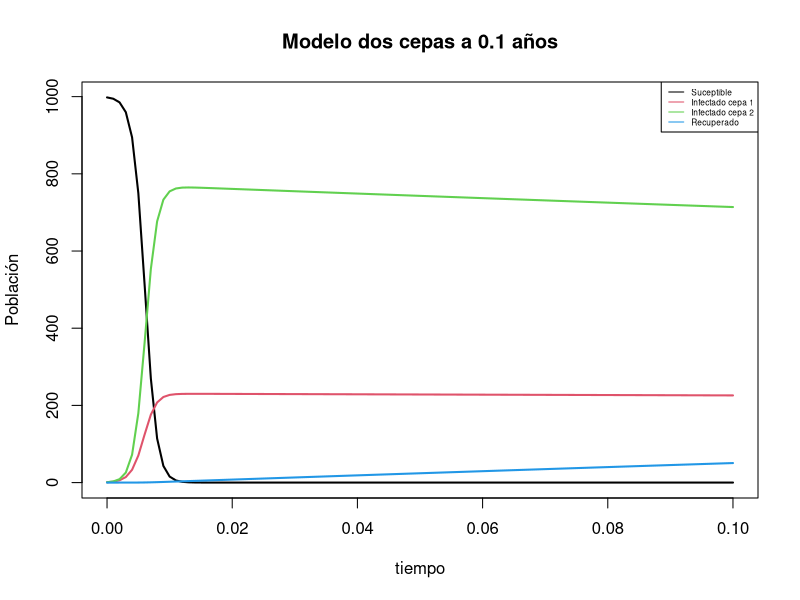
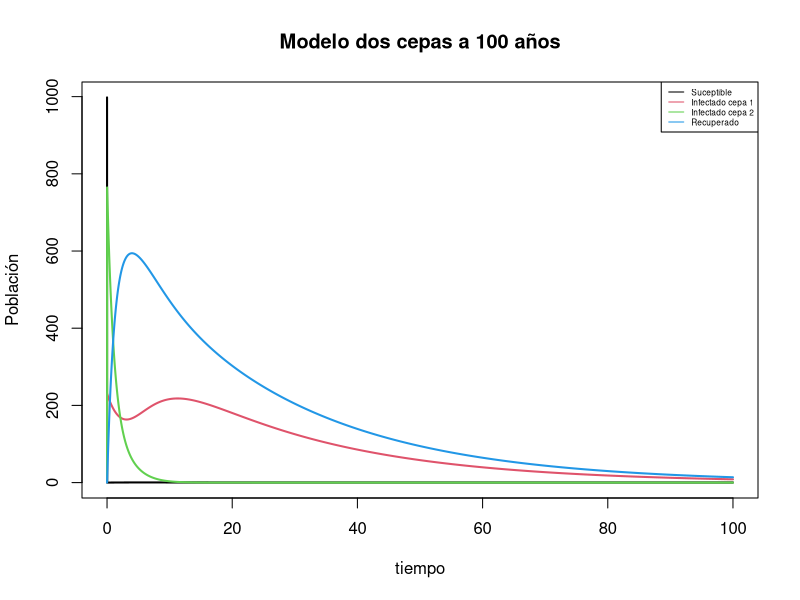

The R script that drew these images, in order:
## ---- chunk 1
library(tidyverse)
## ---- chunk 2
annotation_e_coli_k_12 <- read.csv("proteins_167_161521.csv")
head(annotation_e_coli_k_12)
glimpse(annotation_e_coli_k_12)
## ---- chunk 3
positivos <- filter(annotation_e_coli_k_12, Strand == "+")
glimpse(annotation_e_coli_k_12)
head(positivos)
## ---- chunk 4
head(filter(annotation_e_coli_k_12, Length >= 50 & Length <= 75))
## ---- chunk 5
nega_100 <- filter(annotation_e_coli_k_12, Strand == "-" & Length < 100)
glimpse(nega_100)
## ---- chunk 6
exac100 <- filter(annotation_e_coli_k_12, Strand == "-" & Length == 100)
exac100["Accession"]
## ---- chunk 7
positivos <- filter(annotation_e_coli_k_12, Strand == "+" & Length>mean(Length))
negativos <- filter(annotation_e_coli_k_12, Strand == "-" & Length>mean(Length))

glimpse(positivos)
glimpse(negativos)
## ---- chunk 8
head(select(annotation_e_coli_k_12, Strand))
## ---- chunk 9
head(select(annotation_e_coli_k_12, c(Accession, Strand)))
## ---- chunk 10
head(select(annotation_e_coli_k_12 ,-Strand))
## ---- chunk 11
head(select(annotation_e_coli_k_12, starts_with("S")))
head(select(annotation_e_coli_k_12, contains("x")))
head(select(annotation_e_coli_k_12, ends_with("h")))
## ---- chunk 12
glimpse(annotation_e_coli_k_12 %>% select(is.double, is.character))
## ---- chunk 13
head(annotation_e_coli_k_12 %>% select( - is.character))
## ---- chunk 14
head(select(annotation_e_coli_k_12, c(Accession, Strand, Length)))
## ---- chunk 15
head(arrange(annotation_e_coli_k_12, Length))
head(arrange(annotation_e_coli_k_12, Accession))
head(arrange(annotation_e_coli_k_12, Start))
## ---- chunk 16
tam_n <- mutate(annotation_e_coli_k_12, tamano_nucleotidos = Stop - Start)
head(mutate(tam_n, Bigger_than_nc_mean=ifelse(tamano_nucleotidos>mean(tamano_nucleotidos),T,F)))
## ---- chunk 17
library(deSolve)

two_cepas <- function (t, state, parameters){
  with(as.list(c(state, parameters)), {
    
    N <- S + I1 + I2 + R
    dS <- nu*N - beta1*S*I1 - beta2*S*I2 - mu*S
    dI1 <- beta1*S*I1 - gamma1*I1 - (mu+delta1)*I1
    dI2 <- beta2*S*I2 - gamma2*I2 - (mu+delta2)*I2
    dR <- gamma1*I1 + gamma2*I2 - mu*R
    
    list(c(dS, dI1, dI2, dR))
    
  })
}

parameters <- c(nu=0.1, beta1=0.9, beta2=1.1, mu=0.1, gamma1=0.1,
                gamma2=0.7, delta1=0.101, delta2=0.105)
state <- c(S= 998, I1= 1, I2=1, R=0)
t <- seq(0,0.1,0.001)

out <- ode(state, t, two_cepas, parameters)

matplot(out[,1], out[,2:5], type ="l", xlab = "tiempo", ylab = "Población", main = "Modelo dos cepas a 0.1 años", lwd = 2, lty = 1)
legend("topright", c("Suceptible", "Infectado cepa 1", "Infectado cepa 2", "Recuperado"), col = 1:5, lty = 1, cex = 0.5)

parameters <- c(nu=0.1, beta1=0.9, beta2=1.1, mu=0.1, gamma1=0.1,
                gamma2=0.7, delta1=0.101, delta2=0.105)
state <- c(S= 998, I1= 1, I2=1, R=0)
t <- seq(0,100,0.001)

out <- ode(state, t, two_cepas, parameters)

matplot(out[,1], out[,2:5], type ="l", xlab = "tiempo", ylab = "Población", main = "Modelo dos cepas a 100 años", lwd = 2, lty = 1)
legend("topright", c("Suceptible", "Infectado cepa 1", "Infectado cepa 2", "Recuperado"), col = 1:5, lty = 1, cex = 0.5)
